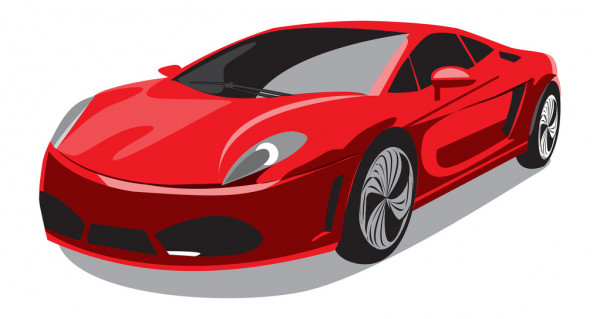
#> input picture coche.jpg, 600 x 319 px, given in place of the camera
$ python PintarronWebcam.py
#> lines starting #> are read from the running program, lines starting #| are printed output that depends on the picture; after the words box and inside, x2 and y2 are one past the last pixel; in counts of white or black regions, pixels touching at a corner belong together
import cv2
import numpy as np

def stackImages(scale,imgArray):
    rows = len(imgArray)
    cols = len(imgArray[0])
    rowsAvailable = isinstance(imgArray[0], list)
    width = imgArray[0][0].shape[1]
    height = imgArray[0][0].shape[0]
    if rowsAvailable:
        for x in range ( 0, rows):
            for y in range(0, cols):
                if imgArray[x][y].shape[:2] == imgArray[0][0].shape [:2]:
                    imgArray[x][y] = cv2.resize(imgArray[x][y], (0, 0), None, scale, scale)
                else:
                    imgArray[x][y] = cv2.resize(imgArray[x][y], (imgArray[0][0].shape[1], imgArray[0][0].shape[0]), None, scale, scale)
                if len(imgArray[x][y].shape) == 2: imgArray[x][y]= cv2.cvtColor( imgArray[x][y], cv2.COLOR_GRAY2BGR)
        imageBlank = np.zeros((height, width, 3), np.uint8)
        hor = [imageBlank]*rows
        hor_con = [imageBlank]*rows
        for x in range(0, rows):
            hor[x] = np.hstack(imgArray[x])
        ver = np.vstack(hor)
    else:
        for x in range(0, rows):
            if imgArray[x].shape[:2] == imgArray[0].shape[:2]:
                imgArray[x] = cv2.resize(imgArray[x], (0, 0), None, scale, scale)
            else:
                imgArray[x] = cv2.resize(imgArray[x], (imgArray[0].shape[1], imgArray[0].shape[0]), None,scale, scale)
            if len(imgArray[x].shape) == 2: imgArray[x] = cv2.cvtColor(imgArray[x], cv2.COLOR_GRAY2BGR)
        hor= np.hstack(imgArray)
        ver = hor
    return ver

width, height = 300,400
BLANCO = (255,255,255)

webcam = cv2.VideoCapture(0) # En lugar de ingresar la direccion del video, un numero para el id
webcam.set(3,600)  # Set width, id 3
webcam.set(4,600)  # Set heigth, id 4
webcam.set(10,100)  # Set brillo, id 10

colores = [
    ["AZUL",56,129,85,205,67,255,(64,62,247)],      # AZUL REY
    ["AMARILLO",24,255,45,255,180,255,(255,240,5)], # AMARILLO FLUORESCENTE
    ["ROSA",28,255,121,255,0,255,(255,65,255)]      # ROSA
    #["NARANJA",5,107,0,19,255,255],
    #["VERDE",57,76,0,100,255,255]
]

def getContours(img):
    contours, hierarchy = cv2.findContours(img,cv2.RETR_EXTERNAL,cv2.CHAIN_APPROX_NONE)
    x,y,wid,hei = 0,0,0,0
    for index,cnt in enumerate(contours):
        area = cv2.contourArea(cnt)
        # cv2.drawContours(imgContour,cnt,-1,(255,0,0),2) #img,cnt,cntidx,color,thickness
        if area > 400:
            # Dibujar el contorno
            cv2.drawContours(imgCopy,cnt,-1,(255,255,0),2) #img,cnt,cntidx,color,thickness
            perimetro = cv2.arcLength(cnt,True)
            aprox = cv2.approxPolyDP(cnt,0.02*perimetro,True)
            objCor = len(aprox)   # La cantidad de aristas ???
            # Encerrar en rectangulos las imagenes
            x,y,wid,hei = cv2.boundingRect(aprox)
            #cv2.rectangle(imgCopy,(x,y),(x+wid,y+hei),(0,0,0),2)
    return x+(wid//2), y

points = []

def drawPoints(img):
    for point in points:
        cv2.circle(img,point[:2],6,point[2],cv2.FILLED)

    return img

while True:

    success, img = webcam.read()
#> img is the input picture: shape (319, 600, 3); mean B, G, R 146, 143.8, 197.8
    #cv2.imshow("Video",img)

    img = cv2.resize(img,(width,height))   # Widht, Heigth
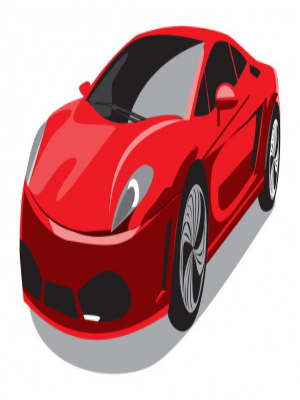
#> img: shape (400, 300, 3); mean B, G, R 146, 143.7, 197.7
    imgHSV = cv2.cvtColor(img,cv2.COLOR_BGR2HSV)
#> imgHSV: shape (400, 300, 3); mean H, S, V 69.2, 77.6, 198.3
    imgCopy = np.copy(img)

    frames = [imgCopy]

    for index,color in enumerate(colores):
        if index > 2:
            break
        lw = np.array(color[1:7:2])
        up = np.array(color[2:7:2])
        mask = cv2.inRange(imgHSV,lw,up)
        x,y = getContours(mask)
        if not (x,y,color[-1]) in points:
            points.append((x,y,color[-1]))
        cv2.putText(mask,color[0],(width//2,height-40),cv2.FONT_ITALIC,0.5,BLANCO,2)
        cv2.circle(imgCopy,(x,y),10,color[-1],cv2.FILLED)
        frames.append(mask)
#> this loop made 3 passes
#> (x, y) on passes 1 to 3: (0, 0), (148, 37), (147, 36)
#> pass 2, `mask = cv2.inRange(imgHSV,lw,up)`:
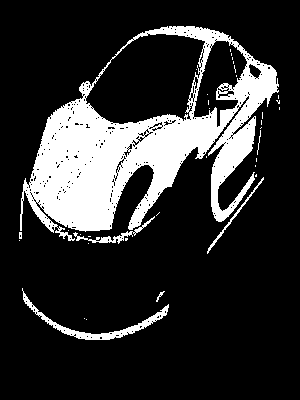
#> mask: shape (400, 300); 18.8% white; 36 white regions (30 under 20 px), largest, box (x1, y1, x2, y2) and area: (20, 26, 279, 241) 20854, (22, 288, 169, 340) 961, (73, 216, 155, 244) 316, (207, 177, 264, 254) 208, (156, 291, 165, 302) 28, (257, 130, 261, 155) 26
#> pass 3, `mask = cv2.inRange(imgHSV,lw,up)`:
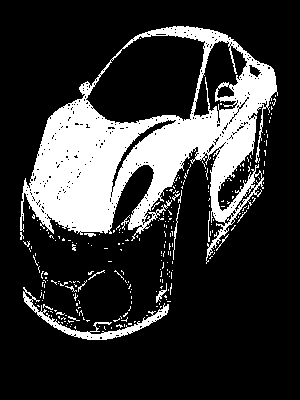
#> mask: shape (400, 300); 20.5% white; 252 white regions (239 under 20 px), largest, box (x1, y1, x2, y2) and area: (20, 26, 278, 264) 22112, (23, 287, 169, 340) 1120, (173, 204, 180, 260) 72
#> after the loop:
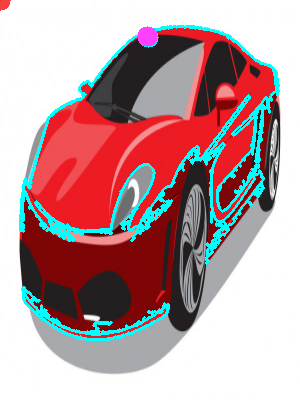
#> imgCopy: shape (400, 300, 3); 7.02% of pixels changed, all inside (x1, y1, x2, y2) = (0, 0, 280, 341)
#> after the loop:
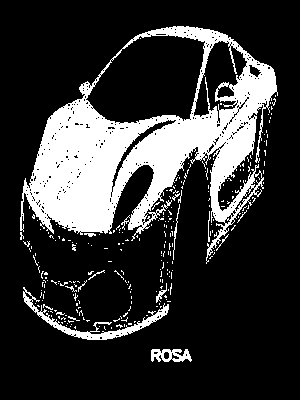
#> mask: shape (400, 300); 20.8% white; 253 white regions (239 under 20 px), largest, box (x1, y1, x2, y2) and area: (20, 26, 278, 264) 22112, (23, 287, 169, 340) 1120, (151, 349, 192, 362) 348
#> after the loop, frames = 4 items; points = [(0, 0, (64, 62, 247)), (148, 37, (255, 240, 5)), (147, 36, (255, 65, 255))]

    imgCopy = drawPoints(imgCopy)
#> the loop in drawPoints, `for point in points:` made 3 passes
#> point on passes 1 to 3: (0, 0, (64, 62, 247)), (148, 37, (255, 240, 5)), (147, 36, (255, 65, 255))

    #imgStack = stackImages(1,[frames[:3],frames[3:]])
    imgStack = stackImages(1,[frames[:2],frames[2:4]])
#> after the loop in stackImages, `for x in range ( 0, rows):`: imgArray = 2 items
#> in stackImages, `ver = np.vstack(hor)`:
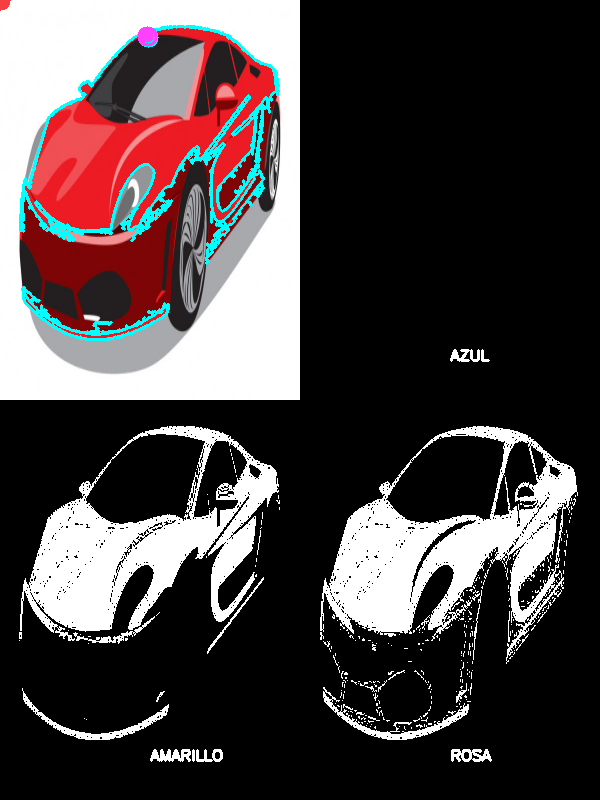
#> ver: shape (800, 600, 3); mean of channels 0, 1, 2 65.7, 65.1, 72.1; drawn as B, G, R

    cv2.imshow("Resultados",imgStack)

    if cv2.waitKey(1) & 0xFF == ord('q'):
#> (key q is pressed here)
        break
    elif cv2.waitKey(1) & 0xFF == ord('c'):
        points = []

cv2.destroyAllWindows()    # Limpiar las ventanas
